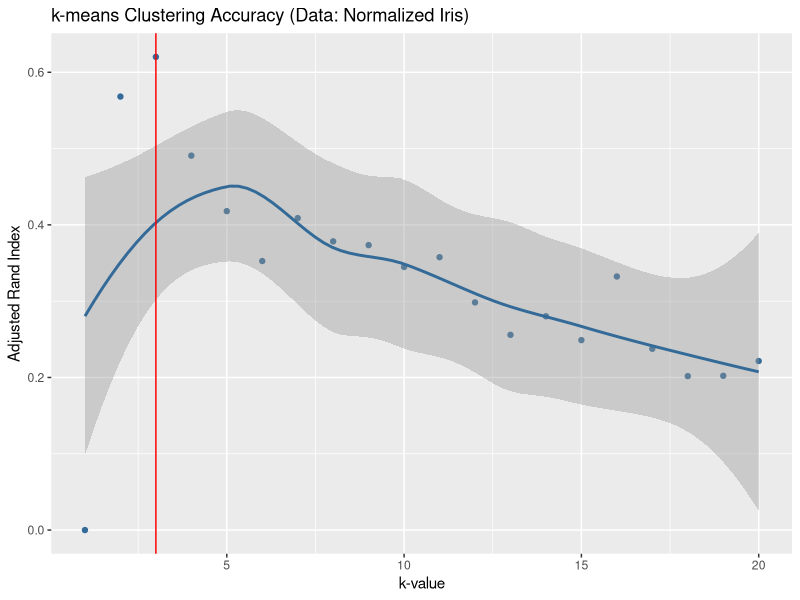
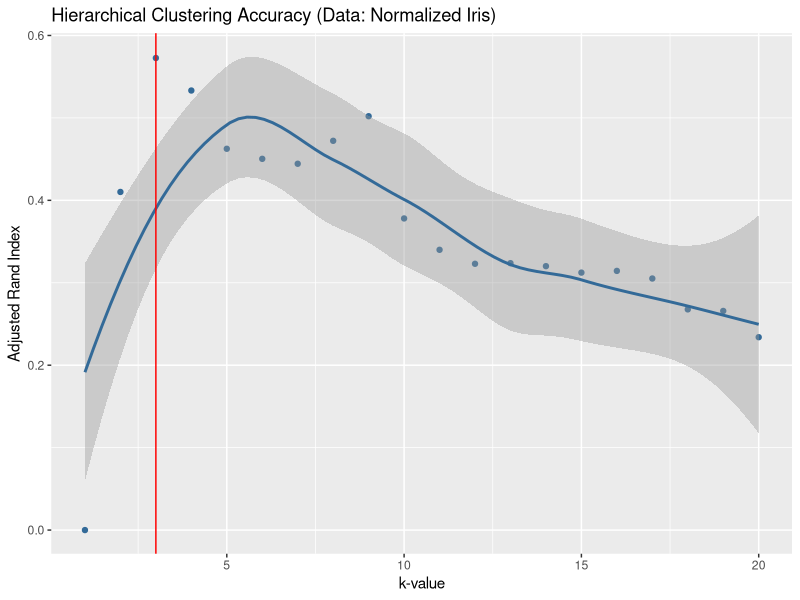
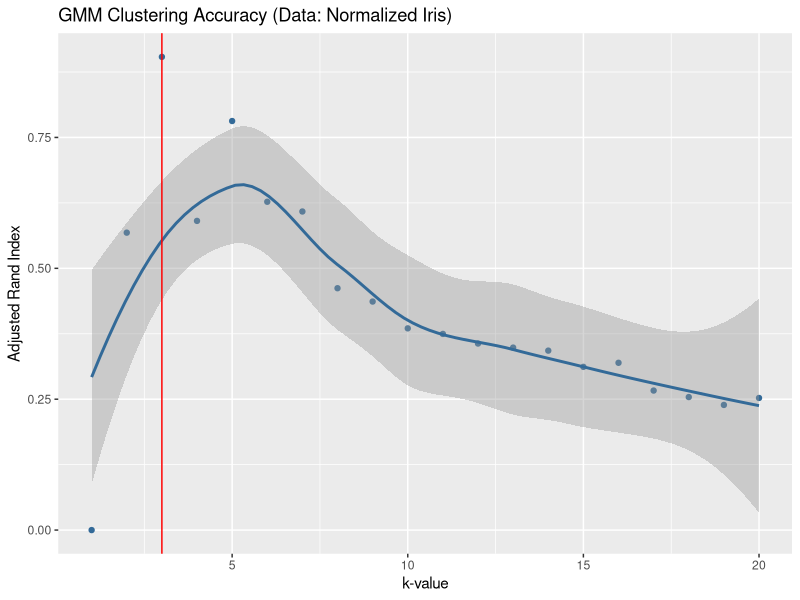
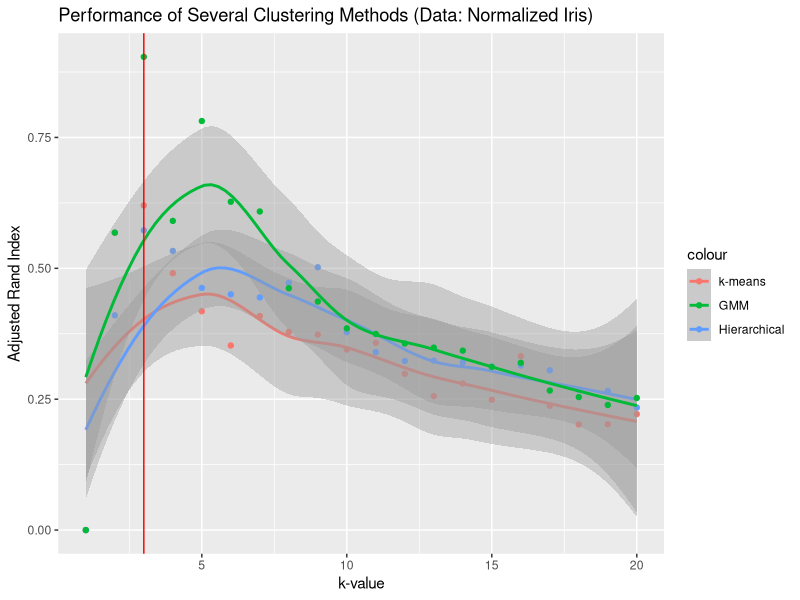

These charts were generated, in order, by the following R code:
## Cluster analysis of the Iris dataset
## Author: Kevin Jin

## To-do:
## 1. Clean up code and increase readability and efficiency.

library(dplyr)
library(ggplot2)
library(mclust) # Gaussian mixture models

# Load data
data(iris)

# Scale data
unscaled <- iris %>% select(-Species) # Remove species column
scaled <- unscaled %>% mutate_all(scale)

##### EXTRACT GROUND TRUTH #####
truth <- as.numeric(iris$Species) # Ground truth: 4 species

##### K-MEANS #####
max_k <- 20
kmeans_mat <- matrix(
  nrow = max_k,
  ncol = nrow(iris),
  byrow = TRUE
)

# Generate k-means clustering from scaled features
for (k in 1:max_k) {
  kmeans_mat[k, ] <- kmeans(
    x = scaled,
    centers = k,
    #iter.max = 30,
    #nstart = 20
  )[["cluster"]]
}
kmeans_scaled <- as.data.frame(kmeans_mat)

# Generate k-means clustering from unscaled features
for (k in 1:max_k) {
  kmeans_mat[k, ] <- kmeans(
    x = unscaled,
    centers = k,
    #iter.max = 30,
    #nstart = 20
  )[["cluster"]]
}
kmeans_unscaled <- as.data.frame(kmeans_mat)

# Calculate adjusted Rand index for k-means over 1:20
kmeans_ari <- matrix(
  nrow = max_k,
  ncol = 2,
  byrow = TRUE
)
for (i in 1:max_k) {
  # ARI for k-means clustering of scaled features
  kmeans_ari[i, 1] <- adjustedRandIndex(
    unlist(kmeans_scaled[i, ]),
    truth
  )
  # ARI for k-means clustering of unscaled features
  kmeans_ari[i, 2] <- adjustedRandIndex(
    unlist(kmeans_unscaled[i, ]),
    truth
  )
}
kmeans_ari <- as.data.frame(kmeans_ari)
names(kmeans_ari) <- c("ARI_scaled", "ARI_unscaled")
k_values <- 1:max_k
kmeans_ari <- mutate(kmeans_ari, k_values = as.numeric(row.names(kmeans_ari)))

# Visualize k-means clustering accuracy
ggplot(kmeans_ari, aes(x = k_values)) +
  geom_point(aes(
    y = ARI_scaled,
    color = 3
  )) +
  geom_smooth(aes(
    y = ARI_scaled,
    color = 3
  )) +
  # geom_point(aes(
  #   y = ARI_unscaled,
  #   color = "steelblue"
  # )) +
  # geom_line(aes(
  #   y = ARI_unscaled,
  #   color = "steelblue"
  # )) +
  geom_vline(
    xintercept = 3,
    color = "red"
  ) +
  labs(
    title = "k-means Clustering Accuracy (Data: Normalized Iris)",
    x = "k-value",
    y = "Adjusted Rand Index"
   # color = "Features"
  ) +
  theme(legend.position = "none")
  #scale_color_hue(labels = c("Scaled", "Unscaled")) +
  #scale_x_continuous(breaks = seq(0, max_k, by = 2)) +
  #scale_y_continuous(breaks = seq(0, 1, by = 0.1))

##### HIERARCHICAL #####

# Generate hierarchical clusters
hier_scaled_tree <- hclust(dist(scaled, method = "euclidean"),
  method = "complete" # Complete linkage
)

hier_unscaled_tree <- hclust(dist(unscaled, method = "euclidean"),
  method = "complete"
)

max_k <- 20
hier_mat <- matrix(
  nrow = max_k,
  ncol = nrow(iris),
  byrow = TRUE
)

# Generate hierarchical clustering from scaled features
for (k in 1:max_k) {
  hier_mat[k, ] <- cutree(hier_scaled_tree, k = k)
}
hier_scaled <- as.data.frame(hier_mat)

# Generate hierarchical clustering from unscaled features
for (k in 1:max_k) {
  hier_mat[k, ] <- cutree(hier_unscaled_tree, k = k)
}
hier_unscaled <- as.data.frame(hier_mat)

# Calculate ARI values for GMM over k = 1:20 (Ground truth: 3 species)
hier_ari <- matrix(nrow = max_k, ncol = 2, byrow = TRUE)
for (i in 1:max_k) {
  # ARI for hierarchical clustering of scaled features
  hier_ari[i, 1] <- adjustedRandIndex(
    unlist(hier_scaled[i, ]),
    truth
  )
  # ARI for hierarchical clustering of unscaled features
  hier_ari[i, 2] <- adjustedRandIndex(
    unlist(hier_unscaled[i, ]),
    truth
  )
}
hier_ari <- as.data.frame(hier_ari)
names(hier_ari) <- c("ARI_scaled", "ARI_unscaled")
k_values <- 1:max_k
hier_ari <- mutate(hier_ari, k_values = as.numeric(row.names(hier_ari)))

# Visualize hierarchical clustering accuracy
ggplot(hier_ari, aes(x = k_values)) +
  geom_point(aes(
    y = ARI_scaled,
    color = 3
  )) +
  geom_smooth(aes(
    y = ARI_scaled,
    color = 3
  )) +
  # geom_point(aes(
  #   y = ARI_unscaled,
  #   color = "steelblue"
  # )) +
  # geom_line(aes(
  #   y = ARI_unscaled,
  #   color = "steelblue"
  # )) +
  geom_vline(
    xintercept = 3,
    color = "red"
  ) +
  labs(
    title = "Hierarchical Clustering Accuracy (Data: Normalized Iris)",
    x = "k-value",
    y = "Adjusted Rand Index"
    #color = "Features"
  ) +
  theme(legend.position = "none")
  # scale_color_hue(labels = c("Scaled", "Unscaled")) +
  # scale_x_continuous(breaks = seq(0, max_k, by = 2)) +
  # scale_y_continuous(breaks = seq(0, 1, by = 0.1))

##### GAUSSIAN MIXTURE MODEL #####

# Generate Gaussian mixture model clusters
max_k <- 20
gmm_mat <- matrix(
  nrow = max_k,
  ncol = nrow(iris),
  byrow = TRUE
)

# Generate GMM clustering from scaled features
for (k in 1:max_k) {
  gmm_mat[k, ] <- Mclust(scaled, G = k)$classification
}
gmm_scaled <- as.data.frame(gmm_mat)

# Generate GMM clustering from unscaled features
for (k in 1:max_k) {
  gmm_mat[k, ] <- Mclust(unscaled, G = k)$classification
}
gmm_unscaled <- as.data.frame(gmm_mat)

# Calculate ARI values for GMM over k = 1:20 (Ground truth: 3 species)
gmm_ari <- matrix(nrow = max_k, ncol = 2, byrow = TRUE)
for (i in 1:max_k) {
  # ARI for GMM clustering of scaled features
  gmm_ari[i, 1] <- adjustedRandIndex(
    unlist(gmm_scaled[i, ]),
    truth
  )
  # ARI for GMM clustering of unscaled features
  gmm_ari[i, 2] <- adjustedRandIndex(
    unlist(gmm_unscaled[i, ]),
    truth
  )
}
gmm_ari <- as.data.frame(gmm_ari)
names(gmm_ari) <- c("ARI_scaled", "ARI_unscaled")
k_values <- 1:max_k
gmm_ari <- mutate(gmm_ari, k_values = as.numeric(row.names(gmm_ari)))

# Visualize GMM clustering accuracy
ggplot(gmm_ari, aes(x = k_values)) +
  geom_point(aes(
    y = ARI_scaled,
    color = 3
  )) +
  geom_smooth(aes(
    y = ARI_scaled,
    color = 3
  )) +
  # geom_point(aes(
  #   y = ARI_unscaled,
  #   color = "steelblue"
  # )) +
  # geom_line(aes(
  #   y = ARI_unscaled,
  #   color = "steelblue"
  # )) +
  geom_vline(
    xintercept = 3,
    color = "red"
  ) +
  labs(
    title = "GMM Clustering Accuracy (Data: Normalized Iris)",
    x = "k-value",
    y = "Adjusted Rand Index",
   # color = "Features"
  ) +
  theme(legend.position = "none")
  # scale_color_hue(labels = c("Scaled", "Unscaled")) +
  # scale_x_continuous(breaks = seq(0, max_k, by = 2)) +
  # scale_y_continuous(breaks = seq(0, 1, by = 0.1))

##### ALL METHODS #####

# Visualize accuracy of all clustering methods
accuracy <- right_join(kmeans_ari, gmm_ari, by = "k_values")
accuracy <- right_join(accuracy, hier_ari, by = "k_values")

names(accuracy) <- c(
  "kmeans_ari_scaled",
  "kmeans_ari_unscaled",
  "k_values",
  "gmm_ari_scaled",
  "gmm_ari_unscaled",
  "hier_ari_scaled",
  "hier_ari_unscaled"
)

ggplot(accuracy, aes(x = k_values)) +
  geom_smooth(aes(
    y = kmeans_ari_scaled,
    color = "darkred",
    # linetype = "solid"
  )) +
  geom_point(aes(
    y = kmeans_ari_scaled,
    color = "darkred"
  )) +
  # geom_line(aes(
  #   y = kmeans_ari_unscaled,
  #   color = "darkred",
  #   linetype = "twodash"
  # )) +
  geom_smooth(aes(
    y = hier_ari_scaled,
    color = "steelblue",
    # linetype = "solid"
  )) +
  geom_point(aes(
    y = hier_ari_scaled,
    color = "steelblue"
  )) +
  # geom_line(aes(
  #   y = hier_ari_unscaled,
  #   color = "steelblue",
  #   linetype = "twodash"
  # )) +
  geom_smooth(aes(
    y = gmm_ari_scaled,
    color = "seagreen",
    # linetype = "solid"
  )) +
  geom_point(aes(
    y = gmm_ari_scaled,
    color = "seagreen"
  )) +
  # geom_line(aes(
  #   y = gmm_ari_unscaled,
  #   color = "seagreen",
  #   linetype = "twodash"
  # )) +
  geom_vline(
    xintercept = 3,
    color = "red"
  ) +
  labs(
    title = "Performance of Several Clustering Methods (Data: Normalized Iris)",
    x = "k-value",
    y = "Adjusted Rand Index"
  ) +
  # scale_x_continuous(breaks = seq(0, max_k, by = 2)) +
  # scale_y_continuous(breaks = seq(0, 1, by = 0.1)) +
  scale_color_hue(labels = c("k-means", "GMM", "Hierarchical")) 
  # scale_linetype(labels = c("Scaled", "Unscaled"))
